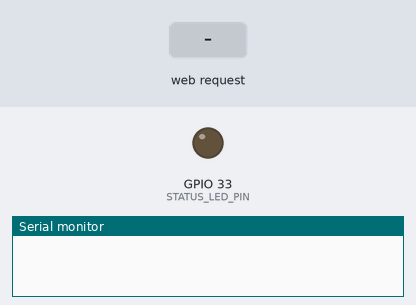
This sketch was run on a simulated ESP32. Shown: output pins drawn as LEDs (lit = HIGH), the last lines printed to the serial monitor. Inputs (shaded band) come from the test bench. The camera gives no picture.

Above: at 0.0 s.
At 1.7 s:
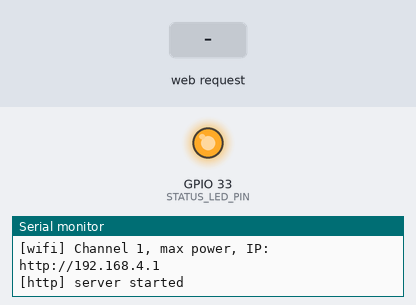
1.8 s: HTTP request GET /c?s=1&t=1 received
At 2.6 s:
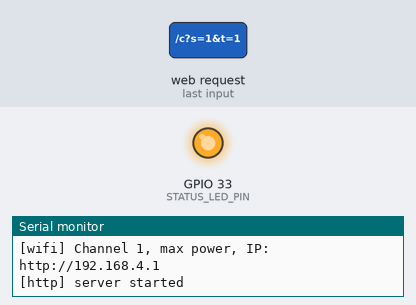
Timing chart, 0 to 4.8 s (numbered marks = the images above; inputs shaded):
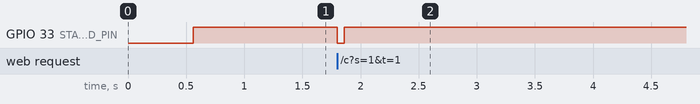

Measured:
- after the input at 1.8 s, GPIO 33 (STATUS_LED_PIN): HIGH → LOW at once, → HIGH 0.06 s later

The sketch:

esp32_car.ino
```cpp
/* ============================================================================
 *  esp32_car.ino  -  RC car wireless brain  (HTTP version, minimal page)
 *
 *  ESP32-CAM: WiFi hotspot + tiny control page + HTTP control, bridged to the
 *  Arduino over Serial2 (GPIO14, inverted).
 *
 *  Libraries: NONE beyond the ESP32 core.
 *  Board: AI-Thinker ESP32-CAM. Phone: join "RC-CAR", open http://192.168.4.1
 *  The page shows a version (v4, v5, ...) so you can confirm a fresh upload.
 * ========================================================================== */

#include <WiFi.h>
#include <WebServer.h>
#include <DNSServer.h>
#include "esp_camera.h"

// ---- AI-Thinker ESP32-CAM pin map -----------------------------------------
#define PWDN_GPIO_NUM  32
#define RESET_GPIO_NUM -1
#define XCLK_GPIO_NUM   0
#define SIOD_GPIO_NUM  26
#define SIOC_GPIO_NUM  27
#define Y9_GPIO_NUM    35
#define Y8_GPIO_NUM    34
#define Y7_GPIO_NUM    39
#define Y6_GPIO_NUM    36
#define Y5_GPIO_NUM    21
#define Y4_GPIO_NUM    19
#define Y3_GPIO_NUM    18
#define Y2_GPIO_NUM     5
#define VSYNC_GPIO_NUM 25
#define HREF_GPIO_NUM  23
#define PCLK_GPIO_NUM  22

// ---- Configuration ---------------------------------------------------------
const char *AP_SSID = "RC-CAR";
const char *AP_PASS = "";               // "" = open network; or >=8 chars for a password

const int   MAX_PWM       = 255;
const unsigned long CMD_TIMEOUT_MS = 400;

const int SERVO_CENTER_US = 1500;
const int SERVO_RANGE_US  = 400;   // ±400µs ≈ ±54° of DS3218 travel; tune to taste

const int   ARDUINO_RX_PIN = -1;        // not used (telemetry off)
const int   ARDUINO_TX_PIN = 14;        // GPIO14 -> Arduino RX (pin 11); inverted
const bool  SERIAL_INVERT  = true;      // keep the GPIO4 flash LED dark
const long  ARDUINO_BAUD   = 38400;

// Activity LED: blink the ESP32-CAM's small onboard RED LED (GPIO33, active LOW).
const int   STATUS_LED_PIN = 33;
const bool  STATUS_LED_ACTIVE_LOW = true;
const unsigned long LED_PULSE_MS  = 60;   // how long each input lights the LED

// ---- Globals ---------------------------------------------------------------
WebServer server(80);
DNSServer dnsServer;
const byte DNS_PORT = 53;

float gSteer = 0, gThrottle = 0;
unsigned long gLastCmdMs = 0;
bool  gStopped = true;

unsigned long gLedOffMs = 0;            // when to switch the activity LED back off
bool  gLedOn = false;

// ---- Activity LED ----------------------------------------------------------
void ledWrite(bool on) {
  digitalWrite(STATUS_LED_PIN, (on == !STATUS_LED_ACTIVE_LOW) ? HIGH : LOW);
  gLedOn = on;
}
// Pulse the LED for LED_PULSE_MS; repeated calls (one per input) keep it flashing.
void ledPulse() { ledWrite(true); gLedOffMs = millis() + LED_PULSE_MS; }

// ---- Minimal control page (small so it never truncates) --------------------
const char INDEX_HTML[] PROGMEM = R"HTMLDOC(<!DOCTYPE html><html><head><meta charset="utf-8"><meta name="viewport" content="width=device-width,initial-scale=1,maximum-scale=1,user-scalable=no,viewport-fit=cover"><title>RC Car</title><style>
*{box-sizing:border-box;-webkit-user-select:none;user-select:none;-webkit-tap-highlight-color:transparent}html,body{margin:0;height:100%;overflow:hidden}
body{font-family:sans-serif;background:#000;color:#eee;touch-action:none}
#cam{position:fixed;inset:0;width:100%;height:100%;object-fit:cover;background:#000}
#s{position:fixed;top:6px;left:50%;transform:translateX(-50%);font-size:13px;padding:3px 10px;border-radius:999px;background:rgba(0,0,0,.45);z-index:3}
#stop{position:fixed;top:6px;right:8px;z-index:3;padding:8px 18px;font-size:15px;font-weight:700;border:0;border-radius:10px;background:#e33;color:#fff}
.pad{position:fixed;bottom:max(18px,env(safe-area-inset-bottom));width:min(34vmin,150px);height:min(34vmin,150px);border-radius:18px;background:rgba(20,24,34,.4);border:2px solid rgba(255,255,255,.25);touch-action:none;z-index:2}
#padL{left:18px}#padR{right:18px}
.k{position:absolute;width:42%;height:42%;left:29%;top:29%;border-radius:50%;background:rgba(76,194,255,.9);box-shadow:0 4px 12px rgba(0,0,0,.5)}
.lbl{position:absolute;bottom:4px;left:0;right:0;text-align:center;font-size:11px;color:rgba(255,255,255,.75)}
</style></head><body>
<img id="cam" alt="">
<div id="s">v6 connecting</div>
<button id="stop">STOP</button>
<div class="pad" id="padL"><div class="k" id="kL"></div><div class="lbl">STEER</div></div>
<div class="pad" id="padR"><div class="k" id="kR"></div><div class="lbl">SPEED</div></div>
<script>
var S=document.getElementById("s"),C=document.getElementById("cam");
var PL=document.getElementById("padL"),KL=document.getElementById("kL");
var PR=document.getElementById("padR"),KR=document.getElementById("kR");
var sx=0,sy=0,busy=false,n=0,cb=false;
function st(t){S.textContent="v6 "+t;}
st("js-ran");
function go(p){if(busy)return;busy=true;var x=new XMLHttpRequest();x.onreadystatechange=function(){if(x.readyState==4){busy=false;st(x.status==200?"connected":"no signal");}};x.onerror=function(){busy=false;st("no signal");};x.open("GET",p,true);x.send();}
function snd(){var x=new XMLHttpRequest();x.open("GET","/s",true);x.send();}
setInterval(function(){if(sx||sy)go("/c?s="+sx.toFixed(2)+"&t="+sy.toFixed(2));else if(n++%12==0)go("/c?s=0&t=0");},80);
setInterval(function(){if(cb)return;cb=true;var t=new Image();t.onload=function(){C.src=t.src;cb=false;};t.onerror=function(){cb=false;};t.src="/cam?t="+Date.now();},150);
function dz(v){return Math.abs(v)<.08?0:Math.max(-1,Math.min(1,v));}
function setL(nx){sx=dz(nx);KL.style.transform="translate("+(sx*60)+"%,0)";}
function setR(ny){sy=dz(ny);KR.style.transform="translate(0,"+(-sy*60)+"%)";}
function relL(){sx=0;KL.style.transform="translate(0,0)";}
function relR(){sy=0;KR.style.transform="translate(0,0)";}
// Each pad tracks its own finger by touch identifier so two thumbs don't collide.
function bind(pad,axis,move,rel){
  var id=null;
  function pos(t){var r=pad.getBoundingClientRect();return axis=="x"?(t.clientX-r.left-r.width/2)/(r.width/2):-(t.clientY-r.top-r.height/2)/(r.height/2);}
  function find(list){for(var i=0;i<list.length;i++)if(list[i].identifier===id)return list[i];return null;}
  pad.addEventListener("touchstart",function(e){e.preventDefault();if(id===null){var t=e.changedTouches[0];id=t.identifier;move(pos(t));}},{passive:false});
  pad.addEventListener("touchmove",function(e){e.preventDefault();var t=find(e.changedTouches);if(t)move(pos(t));},{passive:false});
  function end(e){e.preventDefault();if(find(e.changedTouches)){id=null;rel();}}
  pad.addEventListener("touchend",end,{passive:false});
  pad.addEventListener("touchcancel",end,{passive:false});
  var md=false;
  pad.addEventListener("mousedown",function(e){md=true;move(pos(e));});
  window.addEventListener("mousemove",function(e){if(md)move(pos(e));});
  window.addEventListener("mouseup",function(){if(md){md=false;rel();}});
}
bind(PL,"x",setL,relL);
bind(PR,"y",setR,relR);
document.getElementById("stop").addEventListener("click",function(){relL();relR();snd();});
snd();
</script></body></html>)HTMLDOC";

// ---- Servo steering + motor drive ------------------------------------------
void mixAndSend(float steer, float throttle) {
  int t  = constrain((int)lround(throttle * MAX_PWM), -MAX_PWM, MAX_PWM);
  Serial2.printf("D %d %d\n", t, t);   // both motors at equal throttle
  int us = constrain(SERVO_CENTER_US + (int)lround(steer * SERVO_RANGE_US), 500, 2500);
  Serial2.printf("V %d\n", us);
}

void sendStop() {
  Serial2.print("S\n");
  Serial2.printf("V %d\n", SERVO_CENTER_US);
  gStopped = true;
}

// ---- HTTP handlers ---------------------------------------------------------
void handleRoot() {
  server.sendHeader("Cache-Control", "no-store");
  server.send_P(200, "text/html", INDEX_HTML);
}

void handleControl() {
  if (server.hasArg("s") && server.hasArg("t")) {
    gSteer    = constrain(server.arg("s").toFloat(), -1.0f, 1.0f);
    gThrottle = constrain(server.arg("t").toFloat(), -1.0f, 1.0f);
    gLastCmdMs = millis();
    gStopped = false;
    mixAndSend(gSteer, gThrottle);
    ledPulse();  // flash on any input received
  }
  server.send(200, "text/plain", "ok");
}

void handleStop() {
  gSteer = gThrottle = 0;
  sendStop();
  gLastCmdMs = millis();
  server.send(200, "text/plain", "stopped");
}

void handleAppleProbe() {
  server.send(200, "text/html",
              "<HTML><HEAD><TITLE>Success</TITLE></HEAD><BODY>Success</BODY></HTML>");
}

void handleCam() {
  camera_fb_t *fb = esp_camera_fb_get();
  if (!fb) {
    Serial.println("[cam] Failed to get frame buffer");
    server.send(503, "text/plain", "camera error");
    return;
  }

  // Method 1: Using server.send() with String conversion (works for smaller images)
  // This method converts the binary data to a String, which works but is not optimal for large images
  /*
  server.sendHeader("Cache-Control", "no-store");
  String jpeg((char*)fb->buf, fb->len);
  server.send(200, "image/jpeg", jpeg);
  */

  // Method 2: Manual HTTP response with proper status line
  WiFiClient client = server.client();
  if (client) {
    // Send HTTP response headers
    client.println("HTTP/1.1 200 OK");
    client.println("Content-Type: image/jpeg");
    client.println("Cache-Control: no-store");
    client.println("Content-Length: " + String(fb->len));
    client.println("Connection: close");
    client.println();  // End of headers

    // Send the image data
    client.write(fb->buf, fb->len);
    client.flush();
  }

  esp_camera_fb_return(fb);
}

void initCamera() {
  camera_config_t cfg = {};
  cfg.ledc_channel    = LEDC_CHANNEL_0;
  cfg.ledc_timer      = LEDC_TIMER_0;
  cfg.pin_d0          = Y2_GPIO_NUM;  cfg.pin_d1 = Y3_GPIO_NUM;
  cfg.pin_d2          = Y4_GPIO_NUM;  cfg.pin_d3 = Y5_GPIO_NUM;
  cfg.pin_d4          = Y6_GPIO_NUM;  cfg.pin_d5 = Y7_GPIO_NUM;
  cfg.pin_d6          = Y8_GPIO_NUM;  cfg.pin_d7 = Y9_GPIO_NUM;
  cfg.pin_xclk        = XCLK_GPIO_NUM;
  cfg.pin_pclk        = PCLK_GPIO_NUM;
  cfg.pin_vsync       = VSYNC_GPIO_NUM;
  cfg.pin_href        = HREF_GPIO_NUM;
  cfg.pin_sscb_sda    = SIOD_GPIO_NUM;
  cfg.pin_sscb_scl    = SIOC_GPIO_NUM;
  cfg.pin_pwdn        = PWDN_GPIO_NUM;
  cfg.pin_reset       = RESET_GPIO_NUM;
  cfg.xclk_freq_hz    = 20000000;
  cfg.pixel_format    = PIXFORMAT_JPEG;
  cfg.frame_size      = FRAMESIZE_QVGA;  // 320x240
  cfg.jpeg_quality    = 12;
  cfg.fb_count        = 1;

  // PSRAM detection and configuration
  if (psramFound()) {
    Serial.println("[cam] PSRAM found, using 2 frame buffers");
    cfg.fb_count = 2;
    cfg.grab_mode = CAMERA_GRAB_LATEST;
    cfg.fb_location = CAMERA_FB_IN_PSRAM;
  } else {
    Serial.println("[cam] No PSRAM, using 1 frame buffer in DRAM");
    cfg.fb_location = CAMERA_FB_IN_DRAM;
  }

  esp_err_t err = esp_camera_init(&cfg);
  if (err != ESP_OK) {
    Serial.printf("[cam] init failed: 0x%x\n", err);
    Serial.println("[cam] Common fixes: check camera cable, power supply (5V), or try lower resolution");
  } else {
    Serial.println("[cam] Camera initialized successfully");

    // Test frame capture
    camera_fb_t *fb = esp_camera_fb_get();
    if (fb) {
      Serial.printf("[cam] Test capture OK: %dx%d, %d bytes\n", fb->width, fb->height, fb->len);
      esp_camera_fb_return(fb);
    } else {
      Serial.println("[cam] Warning: Test capture failed!");
    }
  }
}

// ---- Setup / loop ----------------------------------------------------------
void setup() {
  Serial.begin(115200);
  Serial2.begin(ARDUINO_BAUD, SERIAL_8N1, ARDUINO_RX_PIN, ARDUINO_TX_PIN, SERIAL_INVERT);
  delay(200);
  initCamera();

  pinMode(STATUS_LED_PIN, OUTPUT);
  ledWrite(false);                       // start with the activity LED off

  // Disable WiFi power saving and set mode
  WiFi.persistent(false);        // Don't save WiFi config to flash (faster, reduces wear)
  WiFi.mode(WIFI_AP);
  WiFi.setTxPower(WIFI_POWER_19_5dBm);  // Max power for better range

  // Configure AP with specific channel and settings for reliability
  // Channel 1, hidden=false, max_connections=4
  bool ok = WiFi.softAP(AP_SSID, (strlen(AP_PASS) >= 8) ? AP_PASS : nullptr, 1, 0, 4);

  IPAddress ip = WiFi.softAPIP();
  Serial.printf("\n[wifi] AP \"%s\" %s\n", AP_SSID, ok ? "started" : "FAILED");
  Serial.printf("[wifi] Channel 1, max power, IP: http://%s\n", ip.toString().c_str());

  dnsServer.start(DNS_PORT, "*", ip);

  server.on("/", handleRoot);
  server.on("/c", handleControl);
  server.on("/s", handleStop);
  server.on("/cam", handleCam);
  server.on("/hotspot-detect.html", handleAppleProbe);
  server.on("/generate_204", [](){ server.send(204); });
  server.on("/ncsi.txt", [](){ server.send(200, "text/plain", "Microsoft NCSI"); });
  server.onNotFound(handleRoot);

  server.begin();
  sendStop();
  gLastCmdMs = millis();
  Serial.println("[http] server started");
}

void loop() {
  dnsServer.processNextRequest();
  server.handleClient();

  if (!gStopped && (millis() - gLastCmdMs > CMD_TIMEOUT_MS)) {
    gSteer = gThrottle = 0;
    sendStop();
  }

  // Turn the activity LED back off after its pulse window.
  if (gLedOn && (long)(millis() - gLedOffMs) >= 0) ledWrite(false);
}
```
